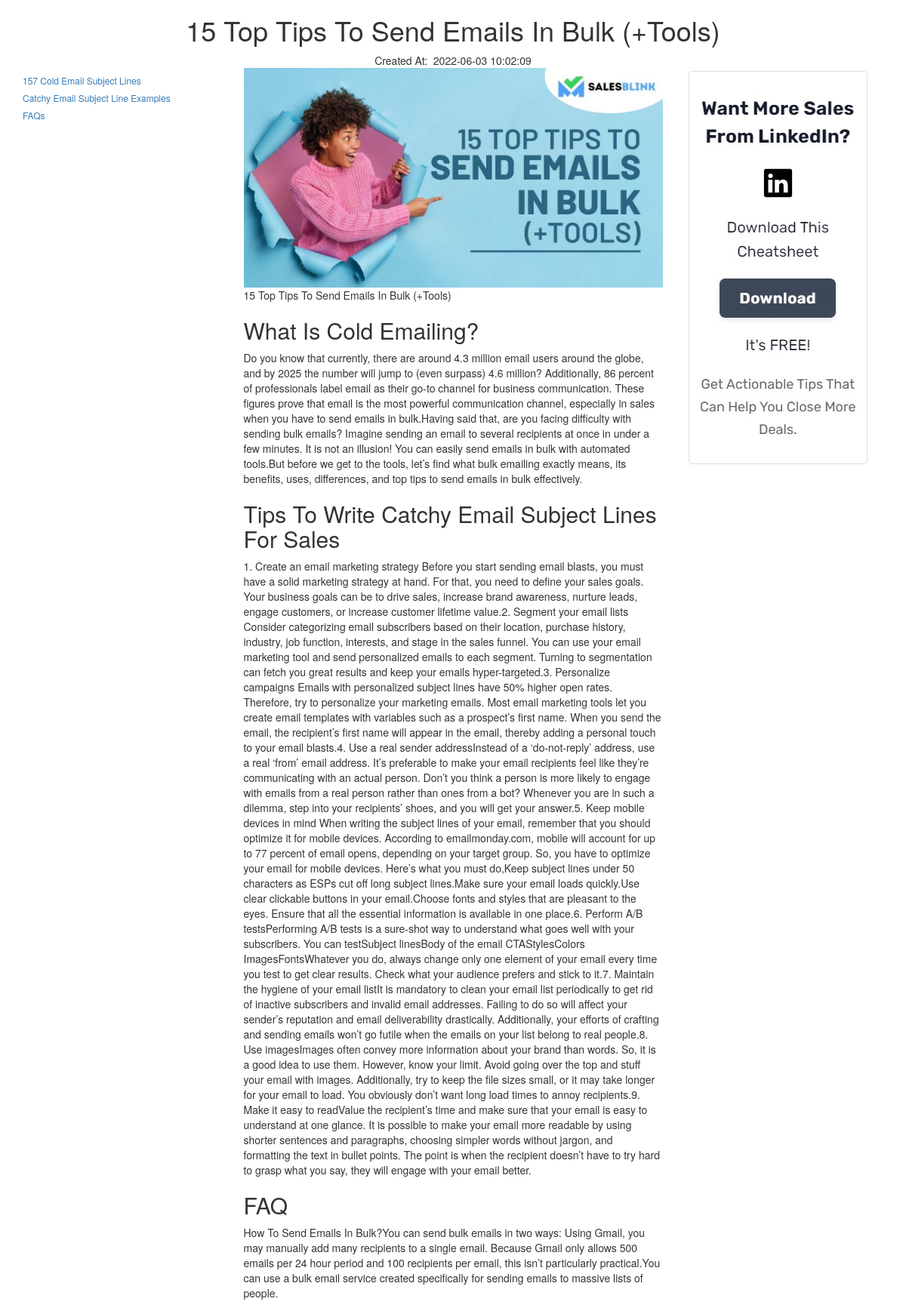
Page /proj1/bl.php?id=1 on the committed database.
### tables this page shows
CREATE TABLE `dataa` (
  `id` int(50) NOT NULL,
  `image` varchar(50) NOT NULL,
  `title` varchar(255) NOT NULL,
  `WhatIsColdEmailing` text NOT NULL,
  `TipsToWriteCatchyEmailSubjectLinesForSales` text NOT NULL,
  `FAQs` text NOT NULL,
  `created_at` timestamp NOT NULL DEFAULT current_timestamp() ON UPDATE current_timestamp()
);

### proj1/bl.php (the view, shortened to what this page needs)
<?php
include 'db.php';
$idi=$_GET['id'];
?>
<!DOCTYPE html>
<html lang="en">
<head>
<link rel="stylesheet" href="https://maxcdn.bootstrapcdn.com/bootstrap/3.4.1/css/bootstrap.min.css">
</head>
<body>
<?php
        $rw=mysqli_query($con,"SELECT * FROM dataa WHERE id='$idi'");
            while($row=mysqli_fetch_assoc($rw)){?>
    <div class="container">
        <div class="row">
         <center>   <h1><?php echo $row['title']?></h1></center>
         <center>Created At:&nbsp;&nbsp;<?php echo $row['created_at'];?></center>
         <div class="sticky">
        <div class="col-md-3">
      <a href="#ass"><h6> 157 Cold Email Subject Lines</h6></a>
      <a href="#asu">  <h6>Catchy Email Subject Line Examples</h6></a>
      <a href="#asf"> <h6>  FAQs</h6></a>
        </div>
            </div>
        <div class="col-md-6">
           <img src="<?php echo $row['image']?>" class="img-fluid" height="50%" width="100%"/>
<?php echo $row['title'];?>
<h2 id="ass">What Is Cold Emailing?	</h2>
<p><?php echo $row['WhatIsColdEmailing']?></p>
<h2 id="asu">Tips To Write Catchy Email Subject Lines For Sales	</h2>
<p><?php echo $row['TipsToWriteCatchyEmailSubjectLinesForSales']?></p>
<h2 id="asf">FAQ</h2>
<p><?php echo $row['FAQs']?></p>
            <?php } ?>
        </div>
        <div class="sticky">
        <div class="col-md-3">
      <img src="work/ab.jpg"/>
            </div>
        </div>
    </div>
</div>
</body>
</html>

### proj1/bl.php (style rules this page uses)
div .sticky { position: -webkit-sticky; position: sticky; top: 0; }

### rows in the picture
dataa: title "15 Top Tips To Send Emails In Bulk (+Tools)", created_at "2022-06-03 10:02:09", image (picture), WhatIsColdEmailing "Do you know that currently, there are around 4.3 million email users around the globe, and by 2025 the number will jump to (even surpass) 4.6 million? Additionally, 86 percent of professionals label email as their go-to channel for business communication. These figures prove that email is the most powerful communication channel, especially in sales when you have to send emails in bulk.Having said that, are you facing difficulty with sending bulk emails? Imagine sending an email to several recipients at once in under a few minutes. It is not an illusion! You can easily send emails in bulk with automated tools.But before we get to the tools, let’s find what bulk emailing exactly means, its…", TipsToWriteCatchyEmailSubjectLinesForSales "1. Create an email marketing strategy Before you start sending email blasts, you must have a solid marketing strategy at hand. For that, you need to define your sales goals. Your business goals can be to drive sales, increase brand awareness, nurture leads, engage customers, or increase customer lifetime value.2. Segment your email lists Consider categorizing email subscribers based on their location, purchase history, industry, job function, interests, and stage in the sales funnel. You can use your email marketing tool and send personalized emails to each segment. Turning to segmentation can fetch you great results and keep your emails hyper-targeted.3. Personalize campaigns Emails with…", FAQs "How To Send Emails In Bulk?You can send bulk emails in two ways: Using Gmail, you may manually add many recipients to a single email. Because Gmail only allows 500 emails per 24 hour period and 100 recipients per email, this isn’t particularly practical.You can use a bulk email service created specifically for sending emails to massive lists of people."
